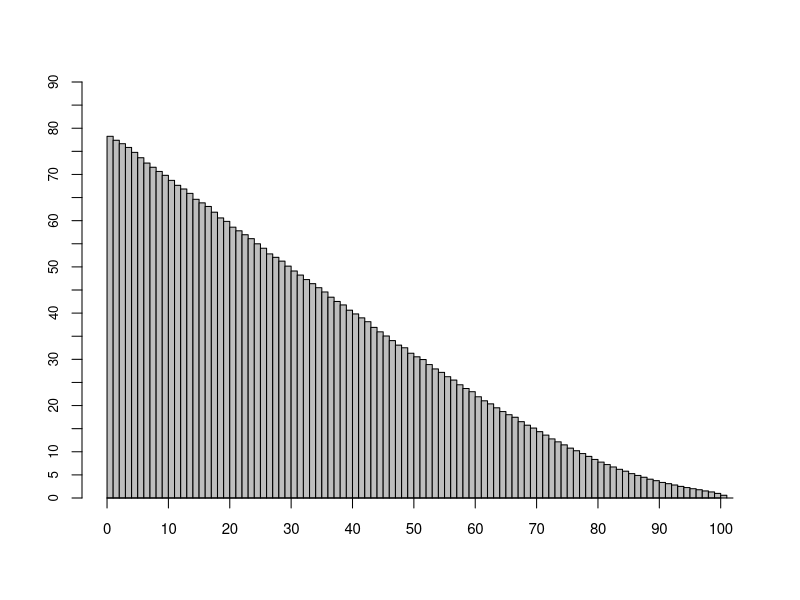
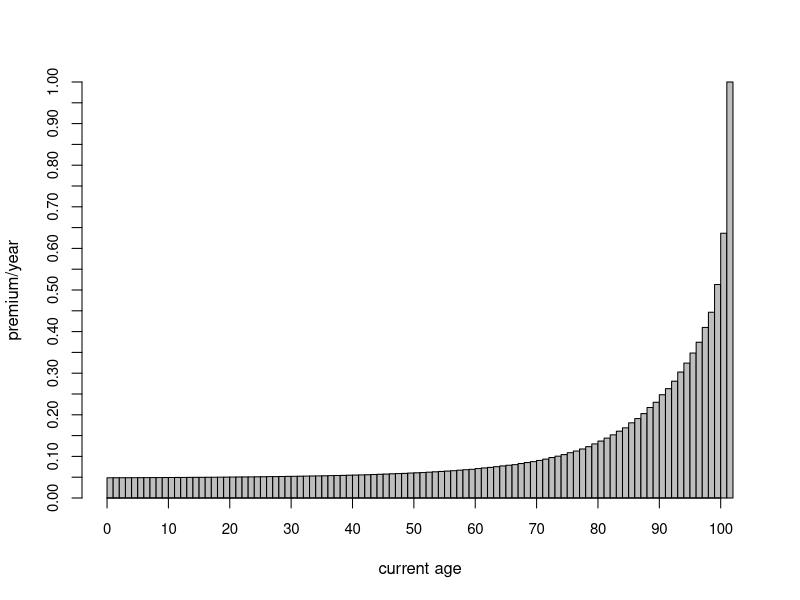

R code for these plots, in order:
#We want to use Monte Carlo simulations to calculate the expected years left of a person for every age
#Then using that data, calculate how much that person's premium must be for a company to breakeven
#given an effective annual interest rate

MortR=c(0.004521, 0.000244, 0.000165, 0.000109, 0.000083, 0.000086, 0.00007, 0.000072, 0.000076, 0.000071, 0.000059, 0.000095, 0.000102, 0.000118, 0.000132, 0.000178, 0.00024, 0.00031, 0.000434, 0.000507, 0.000479, 0.000514, 0.00052, 0.000582, 0.000546, 0.000544, 0.000664, 0.000643, 0.000699, 0.000782, 0.000795, 0.000886, 0.000928, 0.000992, 0.00103, 0.001129, 0.00127, 0.001342, 0.001446, 0.001616, 0.001731, 0.001871, 0.00197, 0.002115, 0.002275, 0.002503, 0.00268, 0.002936, 0.003262, 0.003519, 0.003822, 0.004054, 0.004486, 0.004692, 0.005087, 0.005438, 0.005867, 0.006409, 0.00686, 0.007387, 0.008134, 0.009036, 0.009714, 0.010535, 0.0116, 0.012545, 0.013886, 0.015413, 0.016882, 0.018186, 0.019951, 0.021931, 0.024026, 0.025858, 0.028047, 0.031242, 0.035063, 0.038891, 0.043968, 0.048651, 0.055679, 0.062008, 0.070065, 0.076758, 0.086004, 0.096018, 0.107573, 0.120841, 0.136178, 0.151392, 0.170648, 0.187061, 0.209933, 0.229476, 0.252988, 0.276409, 0.297662, 0.32832, 0.339591, 0.378378, 0.401956,1)
#This vector contains the mortality rate at each age from 0 to 101 where the mortality rate at
#age 0 indicates the chance of dying by age 1 etc.The first position of this vector contains
#mortality rate of age 0, we don't have mortality rates for age 101 and above, so a person is 
#assumed to have a mortality rate of 1 at age 101.
#This is mortality rate for males in the UK for the year 2021-2023 obtained from ONS 

#parameters:
nsim=10000 #number of simulations
i=0.05 #effective annual interest rate
#initialise
age=1
death_age=numeric(nsim)
years_left=numeric(nsim)
DDay=numeric(102)
Years=numeric(102)

for (age in 0:101) {
  for (n in 1:nsim) {
    p=1 #initialise
    Death=1
    p=MortR[(age+1):length(MortR)]
    #indexes mortality rate from current age to age 101
    
    Death=rbinom(length(p),1,p)
    
    #Simulates bernoulli for each potential year the person might live, where if bernoulli results 1, 
    #the person dies, and stores data in a vector of same length as p, this output tells us that a 
    #person dies multiple times, which doesn't make sense, we must only get the first time someone dies
    dec=seq(from=length(p),to=1,by=-1)
    #creates a vector of decreasing numbers
    Death*dec
    #multiplies the above vectors generated, so that the earliest death records the largest number
    #in the vector, whilst others are either 0 or a smaller number
    death_age[n]=which.max(Death*dec)+age-0.5
    #this then returns the first year someone dies
    years_left[n]=which.max(Death*dec)-1
    #From an actuarial perspective, it's safer to assume a person will live a year less when, when
    #calculating NPV,as they could just die the next day after buying a policy, especially the old folks.
    #which.max tells us the the time the person dies, and we add the person's age to find the age they died
  }
  DDay[age+1]=mean(death_age)
  #stores the expected year of death for each age in a vector
  Years[age+1]=mean(years_left)
  #stores the expected years left of life for each age in a vector
}
DDay
Years

v=1/(1+i)
#the discount rate calculated from assumed interest rate
P_age=(1-v)/(1-v^(Years+1))
#the constant premium a policyholder should pay anually for insurance company to breakeven
#calculated using NPV=0, calculates the premium per dollar/pound of benefit
P_age


barplot(Years,space=0,axes=FALSE,ylim=c(0,90))
axis(1,at=seq(0,100,10),cex.axis=0.9)
axis(2,at=seq(0,90,5),cex.axis=0.8)
#plots the years left to live against current age

barplot(P_age,space=0,axes=FALSE,ylim=c(0,1),xlab="current age",ylab="premium/year")
axis(1,at=seq(0,100,10),cex.axis=0.9)
axis(2,at=seq(0,1,0.05),cex.axis=0.9)
#plots premium against current age


#Note that this code only takes age into account for mortality rate, when in fact, whether a person
#has diseases, syndromes or other risk factors can contribute towards their mortality rate, we should
#also be wary of adverse selection, a situation where mostly unhealthy people apply for the policy
#when the model assumes a mix of healthy and unhealthy people, leading to financial losses.

#This code also assumes a constant known interest rate which is often not the case, investments fail
#and interest rates fluctuate, we can use reddington immunisation to offset these effects, by structuring
#premiums such that, the policy is more resilient under small changes in interest rate, maybe by
#shifting portions of later year premiums to the early years, investing the excess to subsidize later
#years.

#Assumes constant mortality rates, but in reality life expectancy is increasing, so this model
#underestmates life expectancy. Could use past data to project mortality rates in the future.


